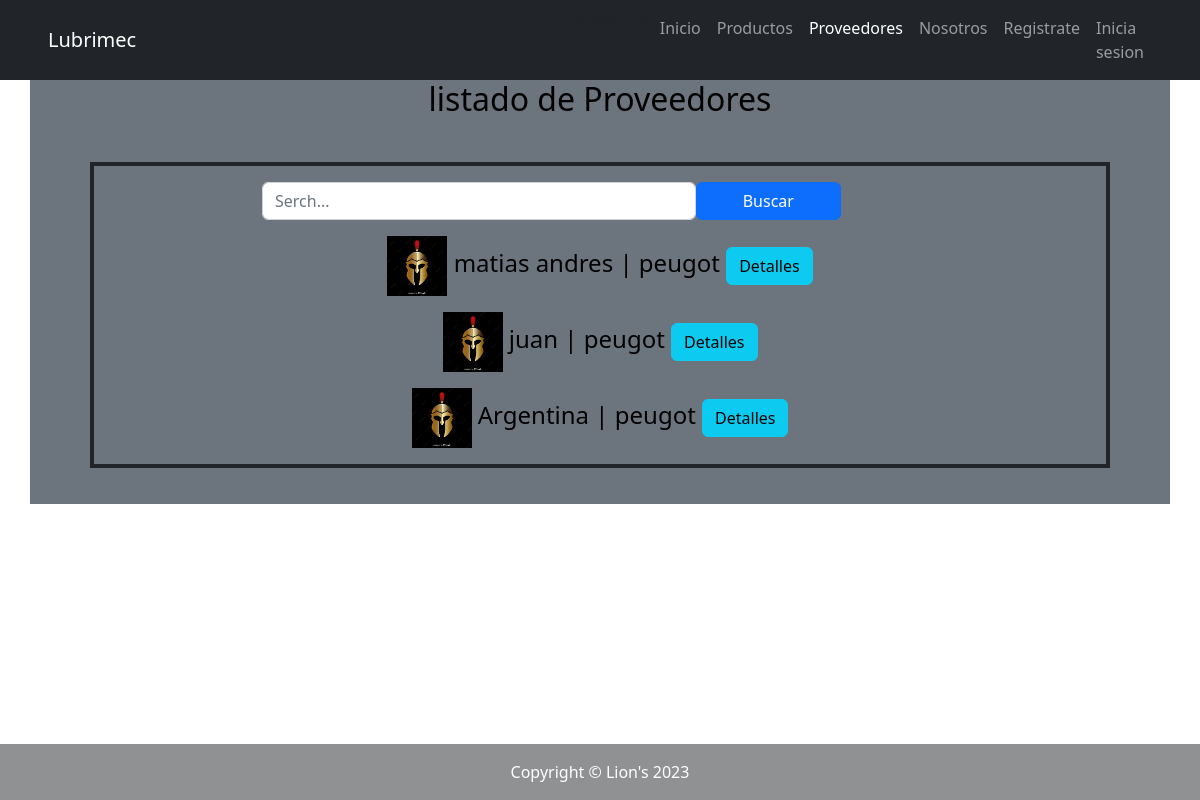
Before: /proveedores/proveedores/ with the older database file.
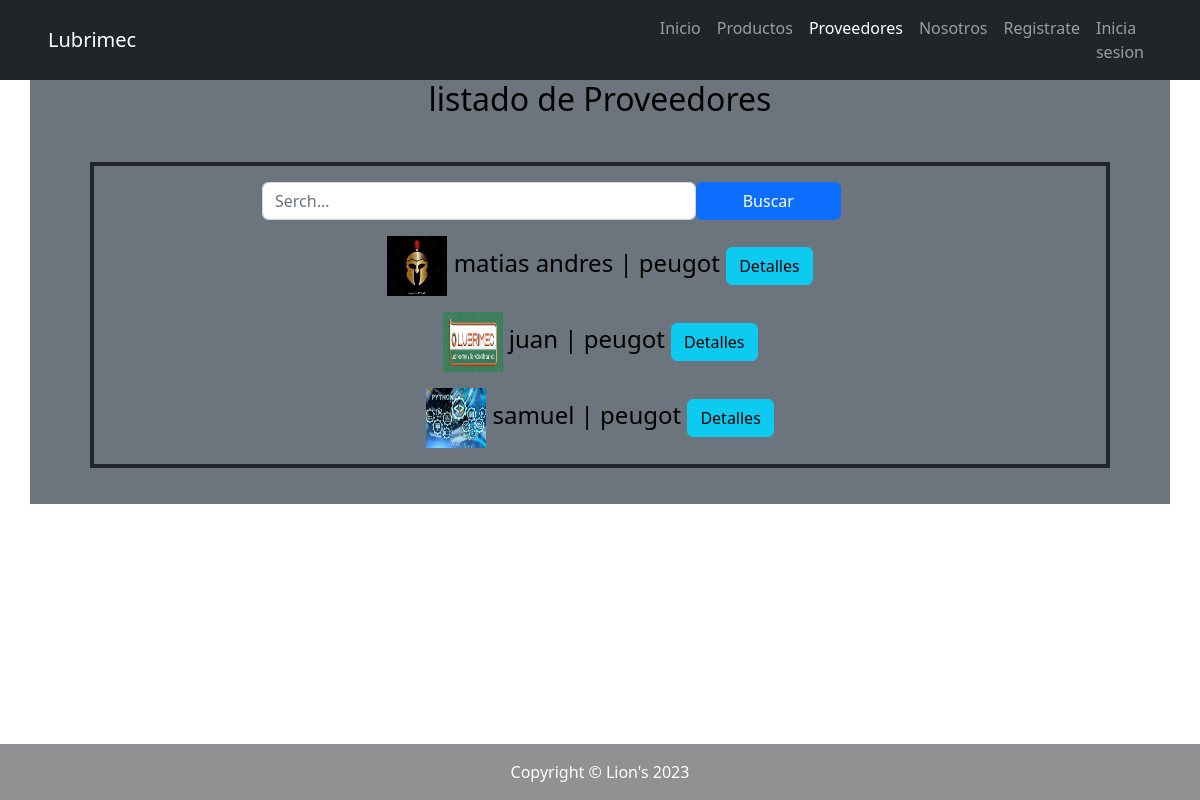
After: the same page with the newer database file.
### apps/proveedores/models.py (models this page shows)
class Proveedores(models.Model):
    nombre= models.CharField(max_length=250, blank=False, null=True)
    apellidos= models.CharField(max_length=250, blank=True, null=False)
    email= models.EmailField(blank=False, null=False)
    empresa= models.CharField(max_length=250, blank=False, null=False,)
    descripcion= models.TextField(blank=True, null=True,)
    imagen= models.ImageField(upload_to= "img_producto", blank= False, null= False)
    def __str__(self) -> str:
        return f"{self.nombre} | {self.empresa}"

### apps/proveedores/views.py (the view)
# urls.py: path("proveedores/", views.VerProveedores, name= "Proveedores"),
def VerProveedores(request):
    Proveedores= models.Proveedores.objects.all()
    context= {"proveedores_list": Proveedores}
    return render(request, "proveedores/ProveedoresShow.html", context)

### apps/proveedores/templates/proveedores/ProveedoresShow.html (shortened to what this page needs)
{% extends 'home/index.html' %}
{% block CONTENIDO_INDEX %}
    <div
        {% if user.is_staff %}
            class= "container fs-4 fw-medium bg-dark text-center text-bg-primary"
        {% else %}
            class= "container fs-4 fw-medium bg-secondary text-center text-bg-info"
        {% endif %}>
        <h2>listado de Proveedores</h2>
        <br>
        <div
            {% if user.is_staff %}
                class= "border border-4 border-warning mx-5"
            {% else %}
                class= "border border-4 border-dark mx-5 "
            {% endif %}>
            {% include 'proveedores/SearchBar.html' %}
            {% if proveedores_list %}
                {% for obj in proveedores_list %}
                    <img height="60px" width="60px" src="{{ obj.imagen.url }}" alt=" ">  {{obj}}
                    {% include 'proveedores/SliderProveedores.html' with titulo="Detalles" SliderId=obj.id %}
                {% endfor %}
            {% else %}
                <p>No hay elementos disponibles</p>
            {% endif %}
        </div>
        <br>
    </div>
{% endblock CONTENIDO_INDEX %}

### apps/home/templates/home/index.html (shortened to what this page needs)
{% load static %}
<!DOCTYPE html>
<html lang="es">
    <head>
        <link href="{% static 'home/css/styles.css' %}" rel="stylesheet" />
    </head>
    <body>
        {% include 'home/nav_var.html' %}
           {% block CONTENIDO_INDEX %}{% endblock CONTENIDO_INDEX %}
        {% include 'home/footer.html' %}
    </body>
</html>

### apps/home/templates/home/nav_var.html (shortened to what this page needs)
{% load static %}
<nav class="navbar navbar-expand-lg navbar-dark bg-dark sticky-top">
    <div class="container px-5">
    <a class="navbar-brand " href="/">Lubrimec</a>
    </div>
    <div class="container px-5 ">
        <div class="collapse navbar-collapse" id="navbarSupportedContent">
            <ul class="navbar-nav ms-auto mb-2 mb-lg-0"> productos
                <li class="nav-item"><a class="nav-link {% if  request.path == "/"%}active{% endif %}" href="/">Inicio</a></li>
                <li class="nav-item"><a class="nav-link {% if  request.path == "/productos/productos/"%}active{% endif %}" href={% url 'apps.productos:lista_de_productos' %}  >Productos</a></li>
                <li class="nav-item"><a class="nav-link {% if  request.path == "/proveedores/proveedores/"%}active{% endif %}" href={% url 'apps.proveedores:Proveedores' %}  >Proveedores</a></li>
                {% if user.is_authenticated %}
                    {% if user.is_staff %}
                        <li class="nav-item"><a class="nav-link {% if  request.path == "/admin/"%}active{% endif %}" href="/admin/">admin</a></li>
                    {% else %}
                        <li class="nav-item"><a class="nav-link {% if  request.path == "/about/"%}active{% endif %}" href={% url 'home:about' %}>Nosotros</a></li>
                    {% endif %}
                    <li class="nav-item"><a class="nav-link {% if  request.path == "/register/reservas/"%}active{% endif %}" href={% url 'apps.register:Reservar' %} >Reservar</a></li>
                    <li class="nav-item"><a class="nav-link text-bg-info" href="/perfil/">{{user.username}}
                    {% if user.UserCustom.avatar.url %}
                        <li class="nav-item"><img class="rounded-5" src="{{user.UserCustom.avatar.url}}" style="height: 20px;" alt="tu avatar"></li>
                    {% else %}
                        <li class="nav-item"><img class="rounded-5" src='{% static 'home/img/avatar.png' %}' style="height: 20px;" alt="tu avatar"></li>
                    {% endif %}</a></li>
                    <li class="nav-item"><a class="nav-link text-danger {% if  request.path == "/logout/"%}active{% endif %}" href="/logout/">Logout</a></li>
                {% else %}
                    <li class="nav-item"><a class="nav-link {% if  request.path == "/about/"%}active{% endif %}" href={% url 'home:about' %}>Nosotros</a></li>
                    <li class="nav-item"><a class="nav-link {% if  request.path == "/register/register/"%}active{% endif %}" href={% url 'apps.register:Register' %} >Registrate</a></li>
                    <li class="nav-item"><a class="nav-link {% if  request.path == "/register/login/"%}active{% endif %}" href={% url 'apps.register:Login' %} >Inicia sesion</a></li>
                {% endif %}
            </ul>
        </div>
    </div>
</nav>

### apps/proveedores/templates/proveedores/SearchBar.html (shortened to what this page needs)
<div class="container text-center mx-5 ">
    <form class= "mx-5" action={% url 'apps.proveedores:SearchProveedores' %} method="GET">
        <div class="container row my-3 mx-5">
            <input class="form-control w-50 dropup-center col-10" type="text" name="BuscarProveedores" id="BuscarProveedores" placeholder= "Serch...">
            <input class="btn btn-primary col-2" type="submit" value="Buscar">
        </div>
    </form>
</div>

### apps/proveedores/templates/proveedores/SliderProveedores.html (shortened to what this page needs)
<button class="btn btn-info" type="button" data-bs-toggle="collapse" data-bs-target="#slider{{SliderId}}" aria-expanded="false" aria-controls="collapseExample">
    {{titulo}}
</button>

### apps/home/templates/home/footer.html
<footer class="py-3 bg-dark bg-dark bg-opacity-50 fixed-bottom ">
    <div class="container px-4 px-lg-5"><p class="m-0 text-center text-white">Copyright &copy; Lion's 2023</p></div>
</footer>

Changed rows visible on the page:
changed Proveedores "juan | peugot": imagen: a different picture
changed Proveedores: imagen: a different picture; nombre+empresa "Argentina | peugot" → "samuel | peugot"
